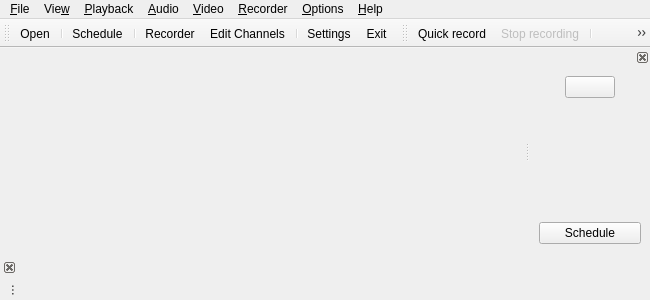
<?xml version="1.0" encoding="UTF-8"?>
<ui version="4.0">
 <class>MainWindow</class>
 <widget class="QMainWindow" name="MainWindow">
  <property name="geometry">
   <rect>
    <x>0</x>
    <y>0</y>
    <width>650</width>
    <height>300</height>
   </rect>
  </property>
  <property name="windowTitle">
   <string>Tano</string>
  </property>
  <property name="windowIcon">
   <iconset resource="../../data/logo/logo.qrc">
    <normaloff>:/logo/48x48/logo.png</normaloff>:/logo/48x48/logo.png</iconset>
  </property>
  <widget class="QWidget" name="centralwidget">
   <layout class="QVBoxLayout" name="verticalLayout">
    <property name="margin">
     <number>0</number>
    </property>
    <item>
     <widget class="QStackedWidget" name="stackedWidget">
      <property name="currentIndex">
       <number>1</number>
      </property>
      <widget class="QWidget" name="pageMain">
       <layout class="QVBoxLayout" name="verticalLayout_6"/>
      </widget>
      <widget class="QWidget" name="pagePlayback">
       <layout class="QVBoxLayout" name="verticalLayout_12">
        <property name="margin">
         <number>0</number>
        </property>
        <item>
         <widget class="VlcWidgetVideo" name="videoWidget" native="true"/>
        </item>
       </layout>
      </widget>
      <widget class="QWidget" name="pageRecorder">
       <layout class="QVBoxLayout" name="verticalLayout_11">
        <property name="margin">
         <number>0</number>
        </property>
        <item>
         <widget class="Recorder" name="recorder" native="true"/>
        </item>
       </layout>
      </widget>
     </widget>
    </item>
   </layout>
  </widget>
  <widget class="QMenuBar" name="menubar">
   <property name="geometry">
    <rect>
     <x>0</x>
     <y>0</y>
     <width>650</width>
     <height>23</height>
    </rect>
   </property>
   <widget class="QMenu" name="menuRecorder">
    <property name="title">
     <string>&amp;Recorder</string>
    </property>
    <addaction name="actionRecorder"/>
    <addaction name="separator"/>
    <addaction name="actionRecord"/>
    <addaction name="separator"/>
    <addaction name="actionRecordNow"/>
    <addaction name="actionSnapshot"/>
   </widget>
   <widget class="QMenu" name="menuOptions">
    <property name="title">
     <string>&amp;Options</string>
    </property>
    <addaction name="actionEditPlaylist"/>
    <addaction name="actionSettings"/>
    <addaction name="actionSettingsShortcuts"/>
   </widget>
   <widget class="QMenu" name="menuAbout">
    <property name="title">
     <string>&amp;Help</string>
    </property>
    <addaction name="actionUpdate"/>
    <addaction name="actionSupport"/>
    <addaction name="actionDonate"/>
    <addaction name="actionAbout"/>
    <addaction name="actionAboutQt"/>
   </widget>
   <widget class="QMenu" name="menuView">
    <property name="title">
     <string>Vie&amp;w</string>
    </property>
    <addaction name="actionTop"/>
    <addaction name="actionLite"/>
    <addaction name="actionFullscreen"/>
    <addaction name="separator"/>
    <addaction name="actionControls"/>
    <addaction name="actionInfoPanel"/>
   </widget>
   <widget class="QMenu" name="menuAudio">
    <property name="title">
     <string>&amp;Audio</string>
    </property>
    <addaction name="actionMute"/>
    <addaction name="actionVolumeUp"/>
    <addaction name="actionVolumeDown"/>
   </widget>
   <widget class="QMenu" name="menuMedia">
    <property name="title">
     <string>&amp;Playback</string>
    </property>
    <addaction name="actionPlay"/>
    <addaction name="actionStop"/>
    <addaction name="actionBack"/>
    <addaction name="actionNext"/>
    <addaction name="actionTeletext"/>
    <addaction name="actionPreview"/>
   </widget>
   <widget class="QMenu" name="menuVideo">
    <property name="title">
     <string>&amp;Video</string>
    </property>
   </widget>
   <widget class="QMenu" name="menuFile">
    <property name="title">
     <string>&amp;File</string>
    </property>
    <addaction name="actionOpenFile"/>
    <addaction name="actionOpenUrl"/>
    <addaction name="actionOpen"/>
    <addaction name="separator"/>
    <addaction name="actionSchedule"/>
    <addaction name="separator"/>
    <addaction name="actionTray"/>
    <addaction name="actionExit"/>
   </widget>
   <addaction name="menuFile"/>
   <addaction name="menuView"/>
   <addaction name="menuMedia"/>
   <addaction name="menuAudio"/>
   <addaction name="menuVideo"/>
   <addaction name="menuRecorder"/>
   <addaction name="menuOptions"/>
   <addaction name="menuAbout"/>
  </widget>
  <widget class="QToolBar" name="toolBar">
   <property name="windowTitle">
    <string>Main Toolbar</string>
   </property>
   <property name="iconSize">
    <size>
     <width>22</width>
     <height>22</height>
    </size>
   </property>
   <property name="toolButtonStyle">
    <enum>Qt::ToolButtonIconOnly</enum>
   </property>
   <attribute name="toolBarArea">
    <enum>TopToolBarArea</enum>
   </attribute>
   <attribute name="toolBarBreak">
    <bool>false</bool>
   </attribute>
   <addaction name="actionOpenToolbar"/>
   <addaction name="separator"/>
   <addaction name="actionSchedule"/>
   <addaction name="separator"/>
   <addaction name="actionRecorder"/>
   <addaction name="actionEditPlaylist"/>
   <addaction name="separator"/>
   <addaction name="actionSettings"/>
   <addaction name="actionExit"/>
  </widget>
  <widget class="QDockWidget" name="dockControls">
   <property name="features">
    <set>QDockWidget::DockWidgetClosable|QDockWidget::DockWidgetVerticalTitleBar</set>
   </property>
   <property name="allowedAreas">
    <set>Qt::BottomDockWidgetArea|Qt::TopDockWidgetArea</set>
   </property>
   <property name="windowTitle">
    <string>Controls</string>
   </property>
   <attribute name="dockWidgetArea">
    <number>8</number>
   </attribute>
   <widget class="QWidget" name="dockControlsContents">
    <property name="sizePolicy">
     <sizepolicy hsizetype="Preferred" vsizetype="Maximum">
      <horstretch>0</horstretch>
      <verstretch>0</verstretch>
     </sizepolicy>
    </property>
    <layout class="QVBoxLayout" name="osdLayout">
     <property name="margin">
      <number>0</number>
     </property>
    </layout>
   </widget>
  </widget>
  <widget class="QToolBar" name="toolBarRecorder">
   <property name="windowTitle">
    <string>Recorder Toolbar</string>
   </property>
   <property name="iconSize">
    <size>
     <width>22</width>
     <height>22</height>
    </size>
   </property>
   <attribute name="toolBarArea">
    <enum>TopToolBarArea</enum>
   </attribute>
   <attribute name="toolBarBreak">
    <bool>false</bool>
   </attribute>
   <addaction name="actionRecordQuick"/>
   <addaction name="actionRecord"/>
   <addaction name="separator"/>
   <addaction name="actionRecordTimer"/>
  </widget>
  <widget class="QDockWidget" name="dockInfo">
   <property name="features">
    <set>QDockWidget::DockWidgetClosable</set>
   </property>
   <attribute name="dockWidgetArea">
    <number>2</number>
   </attribute>
   <widget class="QWidget" name="dockContents">
    <layout class="QVBoxLayout" name="dockLayout">
     <property name="margin">
      <number>0</number>
     </property>
     <item>
      <widget class="QStackedWidget" name="stackedWidgetDock">
       <property name="currentIndex">
        <number>0</number>
       </property>
       <widget class="QWidget" name="pagePlaylist">
        <layout class="QVBoxLayout" name="verticalLayout_4">
         <item>
          <layout class="QHBoxLayout" name="horizontalLayout_4">
           <item>
            <widget class="QLabel" name="labelPlaylistIcon">
             <property name="sizePolicy">
              <sizepolicy hsizetype="Maximum" vsizetype="Preferred">
               <horstretch>0</horstretch>
               <verstretch>0</verstretch>
              </sizepolicy>
             </property>
            </widget>
           </item>
           <item>
            <widget class="QLabel" name="labelPlaylistName"/>
           </item>
           <item>
            <widget class="QPushButton" name="buttonPlaylistSearch">
             <property name="minimumSize">
              <size>
               <width>50</width>
               <height>0</height>
              </size>
             </property>
             <property name="maximumSize">
              <size>
               <width>50</width>
               <height>30</height>
              </size>
             </property>
             <property name="icon">
              <iconset theme="edit-find-replace">
               <normaloff/>
              </iconset>
             </property>
            </widget>
           </item>
           <item>
            <widget class="QPushButton" name="buttonPlaylistClose">
             <property name="maximumSize">
              <size>
               <width>20</width>
               <height>20</height>
              </size>
             </property>
             <property name="icon">
              <iconset theme="window-close">
               <normaloff/>
              </iconset>
             </property>
             <property name="flat">
              <bool>true</bool>
             </property>
            </widget>
           </item>
          </layout>
         </item>
         <item>
          <widget class="PlaylistDisplayWidget" name="playlistWidget" native="true"/>
         </item>
         <item>
          <widget class="QWidget" name="blank" native="true">
           <property name="maximumSize">
            <size>
             <width>1</width>
             <height>1</height>
            </size>
           </property>
          </widget>
         </item>
         <item>
          <widget class="QPushButton" name="buttonSchedule">
           <property name="text">
            <string>Schedule</string>
           </property>
           <property name="icon">
            <iconset theme="x-office-calendar">
             <normaloff/>
            </iconset>
           </property>
          </widget>
         </item>
        </layout>
       </widget>
       <widget class="QWidget" name="pageSchedule">
        <layout class="QVBoxLayout" name="verticalLayout_2">
         <item>
          <layout class="QHBoxLayout" name="horizontalLayout_3">
           <item>
            <widget class="QLabel" name="labelScheduleIcon">
             <property name="minimumSize">
              <size>
               <width>16</width>
               <height>16</height>
              </size>
             </property>
             <property name="maximumSize">
              <size>
               <width>16</width>
               <height>16</height>
              </size>
             </property>
            </widget>
           </item>
           <item>
            <widget class="QLabel" name="labelScheduleName">
             <property name="text">
              <string>&lt;b&gt;Schedule&lt;/b&gt;</string>
             </property>
            </widget>
           </item>
           <item>
            <widget class="QPushButton" name="buttonScheduleClose">
             <property name="maximumSize">
              <size>
               <width>20</width>
               <height>20</height>
              </size>
             </property>
             <property name="icon">
              <iconset theme="window-close">
               <normaloff/>
              </iconset>
             </property>
             <property name="flat">
              <bool>true</bool>
             </property>
            </widget>
           </item>
          </layout>
         </item>
         <item>
          <widget class="EpgScheduleChannel" name="scheduleWidget" native="true"/>
         </item>
         <item>
          <widget class="QPushButton" name="buttonScheduleBack">
           <property name="text">
            <string>Back</string>
           </property>
           <property name="icon">
            <iconset theme="go-previous">
             <normaloff/>
            </iconset>
           </property>
          </widget>
         </item>
        </layout>
       </widget>
      </widget>
     </item>
    </layout>
   </widget>
  </widget>
  <action name="actionAbout">
   <property name="icon">
    <iconset resource="../../data/logo/logo.qrc">
     <normaloff>:/logo/48x48/logo.png</normaloff>:/logo/48x48/logo.png</iconset>
   </property>
   <property name="text">
    <string>About Tano</string>
   </property>
  </action>
  <action name="actionExit">
   <property name="icon">
    <iconset theme="application-exit">
     <normaloff/>
    </iconset>
   </property>
   <property name="text">
    <string>&amp;Exit</string>
   </property>
   <property name="shortcut">
    <string>Ctrl+Q</string>
   </property>
  </action>
  <action name="actionSettings">
   <property name="icon">
    <iconset theme="preferences-desktop">
     <normaloff/>
    </iconset>
   </property>
   <property name="text">
    <string>&amp;Settings</string>
   </property>
  </action>
  <action name="actionFullscreen">
   <property name="checkable">
    <bool>true</bool>
   </property>
   <property name="icon">
    <iconset theme="view-fullscreen">
     <normaloff/>
    </iconset>
   </property>
   <property name="text">
    <string>&amp;Fullscreen</string>
   </property>
  </action>
  <action name="actionOpen">
   <property name="icon">
    <iconset theme="document-open">
     <normaloff/>
    </iconset>
   </property>
   <property name="text">
    <string>&amp;Open channel list</string>
   </property>
   <property name="toolTip">
    <string>Open channel list</string>
   </property>
  </action>
  <action name="actionOpenFile">
   <property name="icon">
    <iconset theme="document-open">
     <normaloff/>
    </iconset>
   </property>
   <property name="text">
    <string>Open &amp;File</string>
   </property>
  </action>
  <action name="actionEditPlaylist">
   <property name="icon">
    <iconset theme="accessories-text-editor">
     <normaloff/>
    </iconset>
   </property>
   <property name="text">
    <string>Edit Channels</string>
   </property>
   <property name="toolTip">
    <string>Edit Channels</string>
   </property>
  </action>
  <action name="actionOpenUrl">
   <property name="icon">
    <iconset theme="document-open">
     <normaloff/>
    </iconset>
   </property>
   <property name="text">
    <string>Open URL</string>
   </property>
  </action>
  <action name="actionUpdate">
   <property name="icon">
    <iconset theme="system-software-update">
     <normaloff/>
    </iconset>
   </property>
   <property name="text">
    <string>Check for updates</string>
   </property>
  </action>
  <action name="actionOpenToolbar">
   <property name="icon">
    <iconset theme="document-open">
     <normaloff/>
    </iconset>
   </property>
   <property name="text">
    <string>Open</string>
   </property>
  </action>
  <action name="actionPlay">
   <property name="icon">
    <iconset theme="media-playback-start">
     <normaloff/>
    </iconset>
   </property>
   <property name="text">
    <string>Play</string>
   </property>
  </action>
  <action name="actionStop">
   <property name="icon">
    <iconset theme="media-playback-stop">
     <normaloff/>
    </iconset>
   </property>
   <property name="text">
    <string>Stop</string>
   </property>
  </action>
  <action name="actionTop">
   <property name="checkable">
    <bool>true</bool>
   </property>
   <property name="icon">
    <iconset theme="go-top">
     <normaloff/>
    </iconset>
   </property>
   <property name="text">
    <string>Always on top</string>
   </property>
  </action>
  <action name="actionTray">
   <property name="icon">
    <iconset theme="go-bottom">
     <normaloff/>
    </iconset>
   </property>
   <property name="text">
    <string>Hide to tray</string>
   </property>
  </action>
  <action name="actionLite">
   <property name="checkable">
    <bool>true</bool>
   </property>
   <property name="icon">
    <iconset theme="preferences-system-windows">
     <normaloff/>
    </iconset>
   </property>
   <property name="text">
    <string>Simple Mode</string>
   </property>
  </action>
  <action name="actionNext">
   <property name="icon">
    <iconset theme="media-skip-forward">
     <normaloff/>
    </iconset>
   </property>
   <property name="text">
    <string>Next</string>
   </property>
  </action>
  <action name="actionBack">
   <property name="icon">
    <iconset theme="media-skip-backward">
     <normaloff/>
    </iconset>
   </property>
   <property name="text">
    <string>Back</string>
   </property>
  </action>
  <action name="actionMute">
   <property name="checkable">
    <bool>true</bool>
   </property>
   <property name="icon">
    <iconset theme="audio-volume-muted">
     <normaloff/>
    </iconset>
   </property>
   <property name="text">
    <string>Mute</string>
   </property>
  </action>
  <action name="actionVolumeUp">
   <property name="icon">
    <iconset theme="audio-volume-high">
     <normaloff/>
    </iconset>
   </property>
   <property name="text">
    <string>Volume up</string>
   </property>
  </action>
  <action name="actionVolumeDown">
   <property name="icon">
    <iconset theme="audio-volume-low">
     <normaloff/>
    </iconset>
   </property>
   <property name="text">
    <string>Volume down</string>
   </property>
  </action>
  <action name="actionRecorder">
   <property name="checkable">
    <bool>true</bool>
   </property>
   <property name="icon">
    <iconset theme="media-record">
     <normaloff/>
    </iconset>
   </property>
   <property name="text">
    <string>Recorder</string>
   </property>
  </action>
  <action name="actionRecordQuick">
   <property name="icon">
    <iconset theme="media-record">
     <normaloff/>
    </iconset>
   </property>
   <property name="text">
    <string>Quick record</string>
   </property>
   <property name="toolTip">
    <string>Quick record</string>
   </property>
  </action>
  <action name="actionAboutQt">
   <property name="icon">
    <iconset resource="../../data/misc/misc.qrc">
     <normaloff>:/misc/Qt-logo.svg</normaloff>:/misc/Qt-logo.svg</iconset>
   </property>
   <property name="text">
    <string>About Qt</string>
   </property>
  </action>
  <action name="actionRecord">
   <property name="enabled">
    <bool>false</bool>
   </property>
   <property name="icon">
    <iconset theme="media-playback-stop">
     <normaloff/>
    </iconset>
   </property>
   <property name="text">
    <string>Stop recording</string>
   </property>
   <property name="toolTip">
    <string>Stop recording</string>
   </property>
  </action>
  <action name="actionControls">
   <property name="checkable">
    <bool>true</bool>
   </property>
   <property name="text">
    <string>Controls panel</string>
   </property>
  </action>
  <action name="actionSchedule">
   <property name="icon">
    <iconset theme="x-office-calendar">
     <normaloff/>
    </iconset>
   </property>
   <property name="text">
    <string>Schedule</string>
   </property>
  </action>
  <action name="actionInfoPanel">
   <property name="checkable">
    <bool>true</bool>
   </property>
   <property name="checked">
    <bool>true</bool>
   </property>
   <property name="text">
    <string>Info panel</string>
   </property>
  </action>
  <action name="actionPlaylistFullscreen">
   <property name="checkable">
    <bool>true</bool>
   </property>
   <property name="text">
    <string>Enable Info panel in Fullscreen mode</string>
   </property>
  </action>
  <action name="actionDonate">
   <property name="icon">
    <iconset resource="../../data/misc/misc.qrc">
     <normaloff>:/misc/paypal_small.gif</normaloff>:/misc/paypal_small.gif</iconset>
   </property>
   <property name="text">
    <string>Donate</string>
   </property>
  </action>
  <action name="actionTeletext">
   <property name="checkable">
    <bool>true</bool>
   </property>
   <property name="enabled">
    <bool>false</bool>
   </property>
   <property name="icon">
    <iconset theme="text-x-generic-template">
     <normaloff/>
    </iconset>
   </property>
   <property name="text">
    <string>Teletext</string>
   </property>
  </action>
  <action name="actionSettingsShortcuts">
   <property name="icon">
    <iconset theme="preferences-desktop-keyboard-shortcuts">
     <normaloff/>
    </iconset>
   </property>
   <property name="text">
    <string>Keyboard shortcuts</string>
   </property>
  </action>
  <action name="actionRecordNow">
   <property name="checkable">
    <bool>true</bool>
   </property>
   <property name="enabled">
    <bool>false</bool>
   </property>
   <property name="icon">
    <iconset theme="media-record">
     <normaloff/>
    </iconset>
   </property>
   <property name="text">
    <string>Instant recording</string>
   </property>
  </action>
  <action name="actionRecordTimer">
   <property name="icon">
    <iconset theme="list-add">
     <normaloff/>
    </iconset>
   </property>
   <property name="text">
    <string>Add timer</string>
   </property>
  </action>
  <action name="actionSupport">
   <property name="icon">
    <iconset theme="help-browser">
     <normaloff/>
    </iconset>
   </property>
   <property name="text">
    <string>Support</string>
   </property>
  </action>
  <action name="actionSnapshot">
   <property name="enabled">
    <bool>false</bool>
   </property>
   <property name="icon">
    <iconset theme="image-x-generic">
     <normaloff/>
    </iconset>
   </property>
   <property name="text">
    <string>Take snapshot</string>
   </property>
  </action>
  <action name="actionPreview">
   <property name="checkable">
    <bool>true</bool>
   </property>
   <property name="text">
    <string>Preview channels</string>
   </property>
  </action>
 </widget>
 <customwidgets>
  <customwidget>
   <class>PlaylistDisplayWidget</class>
   <extends>QWidget</extends>
   <header>playlist/PlaylistDisplayWidget.h</header>
   <container>1</container>
  </customwidget>
  <customwidget>
   <class>VlcWidgetVideo</class>
   <extends>QWidget</extends>
   <header location="global">vlc-qt/WidgetVideo.h</header>
   <container>1</container>
   <slots>
    <signal>fullscreen()</signal>
    <slot>toggleFullscreen()</slot>
   </slots>
  </customwidget>
  <customwidget>
   <class>Recorder</class>
   <extends>QWidget</extends>
   <header>recorder/Recorder.h</header>
   <container>1</container>
  </customwidget>
  <customwidget>
   <class>EpgScheduleChannel</class>
   <extends>QWidget</extends>
   <header>epg/EpgScheduleChannel.h</header>
   <container>1</container>
  </customwidget>
 </customwidgets>
 <resources>
  <include location="../../data/logo/logo.qrc"/>
  <include location="../../data/misc/misc.qrc"/>
 </resources>
 <connections/>
</ui>
